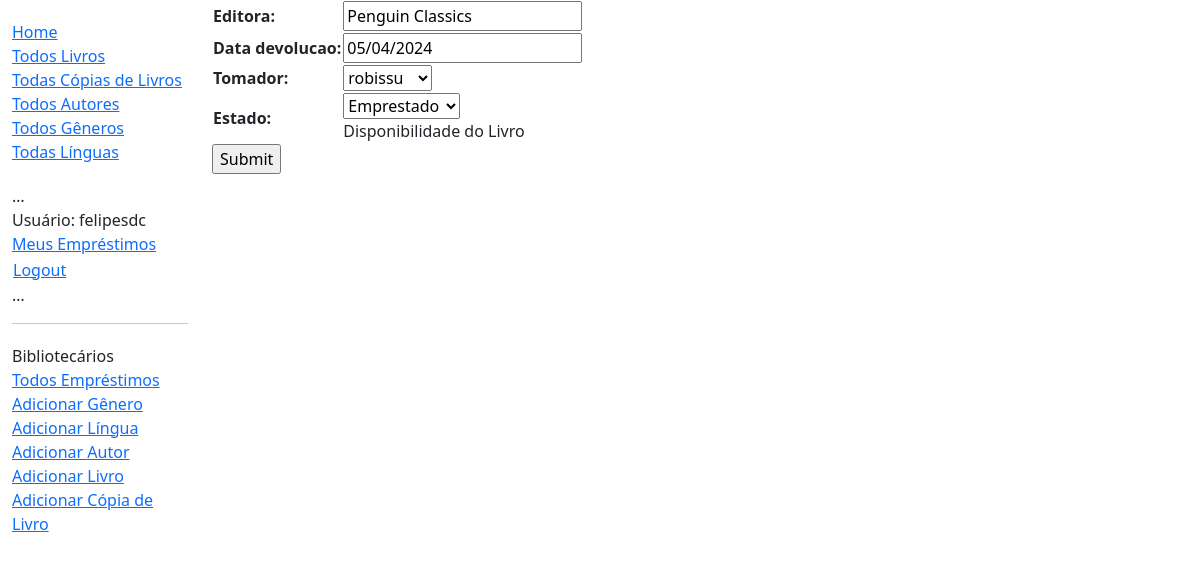
The page /acervo/copia/ea8a7098-3d4c-432b-9b8f-fee472298e29/alterar/ (signed in) on the database its author committed.
### acervo/models.py (models this page shows, shortened)
class LivroCopia(models.Model):
    id = models.UUIDField(primary_key=True, default=uuid.uuid4,
                          help_text="ID único para uma cópia do livro disponível na biblioteca")
    livro = models.ForeignKey('Livro', on_delete=models.RESTRICT, null=True)
    editora = models.CharField(max_length=200)
    data_devolucao = models.DateField(null=True, blank=True)
    tomador = models.ForeignKey(
        settings.AUTH_USER_MODEL, on_delete=models.SET_NULL, null=True, blank=True)
    ESTADOS_EMPRESTIMO = (
        ('m', 'Manutenção'),
        ('e', 'Emprestado'),
        ('d', 'Disponível'),
        ('r', 'Reservado'),
    )
    estado = models.CharField(
        max_length=1,
        choices=ESTADOS_EMPRESTIMO,
        blank=True,
        default='m',
        help_text='Disponibilidade do Livro')
    class Meta:
        ordering = ['data_devolucao']
        permissions = (("marca_devolucao", "Marca o livro como devolvido"),)

### acervo/views.py (the view)
class AlterarLivroCopia(PermissionRequiredMixin, UpdateView):
    model = LivroCopia
    fields = ['editora', 'data_devolucao', 'tomador', 'estado']
    permission_required = 'acervo.change_livrocopia'

### acervo/templates/acervo/livrocopia_form.html (shortened to what this page needs)
{% extends "base_generic.html" %}
{% block content %}
<form action="" method="post">
    <table>
    {{ form.as_table }}
    </table>
    <input type="submit" value="Submit">
</form>
{% endblock %}

### acervo/templates/base_generic.html (shortened to what this page needs)
<!DOCTYPE html>
<html lang="en">
  <head>
    <link href="https://cdn.jsdelivr.net/npm/bootstrap@5.3.3/dist/css/bootstrap.min.css"
      rel="stylesheet"
>
    {% load static %}
    <link rel="stylesheet" href="{% static 'css/styles.css' %}" />
  </head>
  <body>
    <div class="container-fluid">
      <div class="row">
        <div class="col-sm-2">
          {% block sidebar %}
            <ul class="sidebar-nav">
              <li><a href="{% url 'index' %}">Home</a></li>
              <li><a href="{% url 'livros' %}">Todos Livros</a></li>
              <li><a href="{% url 'copias' %}">Todas Cópias de Livros</a></li>
              <li><a href="{% url 'autores' %}">Todos Autores</a></li>
              <li><a href="{% url 'generos' %}">Todos Gêneros</a></li>
              <li><a href="{% url 'linguas' %}">Todas Línguas</a></li>
            </ul>
            <ul class="sidebar-nav">
            …
           {% if user.is_authenticated %}
             <li>Usuário: {{ user.get_username }}</li>
              <li><a href="{% url 'meus-emprestimos' %}">Meus Empréstimos</a></li>
             <li>
               <form id="logout-form" method="post" action="{% url 'admin:logout' %}">
                 <button type="submit" class="btn btn-link">Logout</button>
               </form>
             </li>
           {% else %}
             <li><a href="{% url 'login' %}?next={{ request.path }}">Login</a></li>
           {% endif %}
            …
          </ul>
          {% if user.is_staff %}
         <hr>
         <ul class="sidebar-nav">
         <li>Bibliotecários</li>
         <li><a href="{% url 'todos-emprestimos' %}">Todos Empréstimos</a></li>
         {% if perms.acervo.add_genero %}
           <li><a href="{% url 'adicionar-genero' %}">Adicionar Gênero</a></li>
         {% endif %}
         {% if perms.acervo.add_lingua %}
           <li><a href="{% url 'adicionar-lingua' %}">Adicionar Língua</a></li>
         {% endif %}
         {% if perms.acervo.add_autor %}
           <li><a href="{% url 'adicionar-autor' %}">Adicionar Autor</a></li>
         {% endif %}
         {% if perms.acervo.add_livro %}
           <li><a href="{% url 'adicionar-livro' %}">Adicionar Livro</a></li>
         {% endif %}
         {% if perms.acervo.add_livrocopia %}
           <li><a href="{% url 'adicionar-copia' %}">Adicionar Cópia de Livro</a></li>
         {% endif %}
         </ul>
         {% endif %}
          {% endblock %}
        </div>
        <div class="col-sm-10 ">{% block content %}{% endblock %}</div>
      </div>
    </div>
  </body>
</html>

### acervo/static/css/styles.css (style rules this page uses)
.sidebar-nav { margin-top: 20px; padding: 0; list-style: none; }
#logout-form { display: inline; }
#logout-form button { padding: 0; margin: 0; }

### rows shown on the page
LivroCopia: editora "Penguin Classics", data_devolucao "05/04/2024", tomador "robissu", estado "Emprestado"

### other values the page prints
{{ user.get_username }} "felipesdc"
